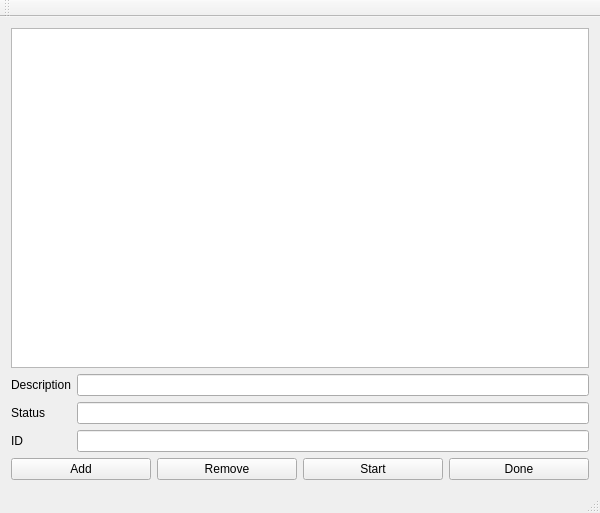
<?xml version="1.0" encoding="UTF-8"?>
<ui version="4.0">
 <class>TaskManagerClass</class>
 <widget class="QMainWindow" name="TaskManagerClass">
  <property name="geometry">
   <rect>
    <x>0</x>
    <y>0</y>
    <width>600</width>
    <height>513</height>
   </rect>
  </property>
  <property name="windowTitle">
   <string>TaskManager</string>
  </property>
  <widget class="QWidget" name="centralWidget">
   <layout class="QVBoxLayout" name="verticalLayout">
    <item>
     <widget class="QListWidget" name="TasksList"/>
    </item>
    <item>
     <layout class="QGridLayout" name="gridLayout">
      <item row="0" column="0">
       <widget class="QLabel" name="label">
        <property name="text">
         <string>Description</string>
        </property>
       </widget>
      </item>
      <item row="0" column="1">
       <widget class="QLineEdit" name="descriptionLineEdit"/>
      </item>
      <item row="1" column="0">
       <widget class="QLabel" name="label_2">
        <property name="text">
         <string>Status</string>
        </property>
       </widget>
      </item>
      <item row="1" column="1">
       <widget class="QLineEdit" name="statusLineEdit"/>
      </item>
      <item row="2" column="0">
       <widget class="QLabel" name="label_3">
        <property name="text">
         <string>ID</string>
        </property>
       </widget>
      </item>
      <item row="2" column="1">
       <widget class="QLineEdit" name="IDLineEdit"/>
      </item>
     </layout>
    </item>
    <item>
     <layout class="QHBoxLayout" name="horizontalLayout">
      <item>
       <widget class="QPushButton" name="addButton">
        <property name="text">
         <string>Add</string>
        </property>
       </widget>
      </item>
      <item>
       <widget class="QPushButton" name="removeButton">
        <property name="text">
         <string>Remove</string>
        </property>
       </widget>
      </item>
      <item>
       <widget class="QPushButton" name="startButton">
        <property name="text">
         <string>Start</string>
        </property>
       </widget>
      </item>
      <item>
       <widget class="QPushButton" name="doneButton">
        <property name="text">
         <string>Done</string>
        </property>
       </widget>
      </item>
     </layout>
    </item>
   </layout>
  </widget>
  <widget class="QToolBar" name="mainToolBar">
   <attribute name="toolBarArea">
    <enum>TopToolBarArea</enum>
   </attribute>
   <attribute name="toolBarBreak">
    <bool>false</bool>
   </attribute>
  </widget>
  <widget class="QStatusBar" name="statusBar"/>
 </widget>
 <layoutdefault spacing="6" margin="11"/>
 <resources>
  <include location="TaskManager.qrc"/>
 </resources>
 <connections/>
</ui>
